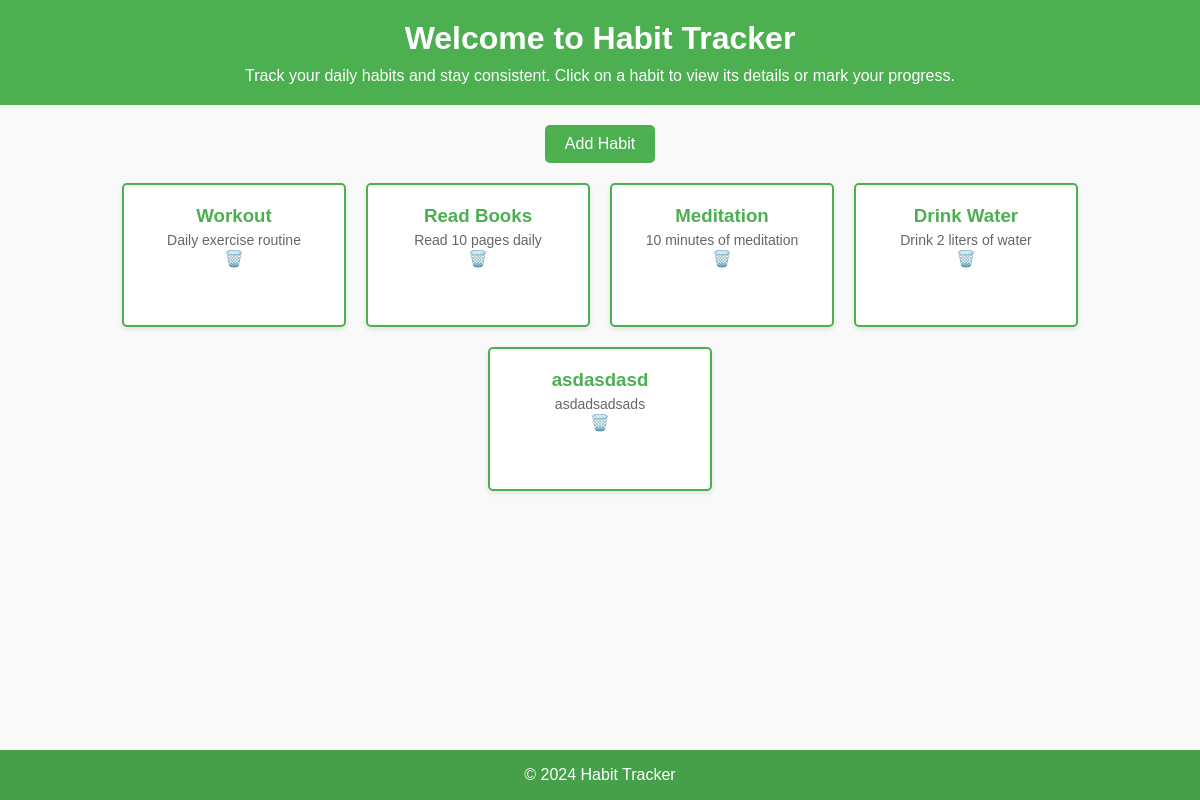
The page / on the database its author committed.
### tables this page shows
CREATE TABLE habits (
    id INTEGER PRIMARY KEY AUTOINCREMENT,
    name TEXT NOT NULL,
    description TEXT,
    start_date TEXT,
    dates_completed TEXT
);

### app.py (the view)
@app.route('/')
def home():
    conn = get_db_connection()
    habits = conn.execute('SELECT * FROM habits').fetchall()
    conn.close()
    return render_template('index.html', habits=habits)

### app.py (called while the page is built)
def get_db_connection():
    conn = sqlite3.connect(DATABASE)
    conn.row_factory = sqlite3.Row
    return conn

### templates/index.html (shortened to what this page needs)
<!DOCTYPE html>
<html>
<head>
    <link rel="stylesheet" href="/static/css/styles.css">
    <link rel="stylesheet" href="https://cdnjs.cloudflare.com/ajax/libs/toastr.js/latest/toastr.min.css">
</head>
<body>
<header>
    <h1>Welcome to Habit Tracker</h1>
    <p>Track your daily habits and stay consistent. Click on a habit to view its details or mark your progress.</p>
</header>
<main>
<div class="add-habit-container">
    <button onclick="location.href='/add-habit'">Add Habit</button>
</div>
<div class="habits-container">
    {% for habit in habits %}
    <div class="habit-card" onclick="location.href='/habit/{{ habit.id }}'">
        <h3>{{ habit.name }}</h3>
        <p>{{ habit.description }}</p>
        <button class="delete-button" onclick="event.stopPropagation(); confirmDelete({{ habit.id }})">
            🗑️
        </button>
    </div>
    {% endfor %}
</div>
</main>
<footer>
    <p>&copy; 2024 Habit Tracker</p>
</footer>
</body>
</html>

### static/css/styles.css (style rules this page uses)
body { font-family: Arial, sans-serif; margin: 0; padding: 0; background-color: #f9f9f9; }
header { text-align: center; background-color: #4CAF50; color: white; padding: 20px 0; }
header h1 { margin: 0; }
header p { margin: 10px 0 0; }
.add-habit-container { text-align: center; margin: 20px 0; }
.add-habit-container button { padding: 10px 20px; font-size: 16px; background-color: #4CAF50; color: white; border: none; border-radius: 5px; cursor: pointer; }
.habits-container { display: flex; flex-wrap: wrap; justify-content: center; margin: 20px; gap: 20px; }
.habit-card { width: 200px; height: 120px; background-color: white; border: 2px solid #4CAF50; border-radius: 5px; box-shadow: 0 2px 5px rgba(0, 0, 0, 0.1); padding: 10px; cursor: pointer; text-align: center; }
.habit-card h3 { margin: 10px 0 5px; color: #4CAF50; }
.habit-card p { margin: 5px 0 0; font-size: 14px; color: #666; }
.delete-button { background-color: transparent; border: none; font-size: 16px; cursor: pointer; color: #FF0000; top: 5px; right: 5px; }
footer { position: fixed; left: 0; bottom: 0; width: 100%; background-color: #45a049; color: white; text-align: center; }

### rows shown on the page
habits: name "Workout", description "Daily exercise routine"
habits: name "Read Books", description "Read 10 pages daily"
habits: name "Meditation", description "10 minutes of meditation"
habits: name "Drink Water", description "Drink 2 liters of water"
habits: name "asdasdasd", description "asdadsadsads"
